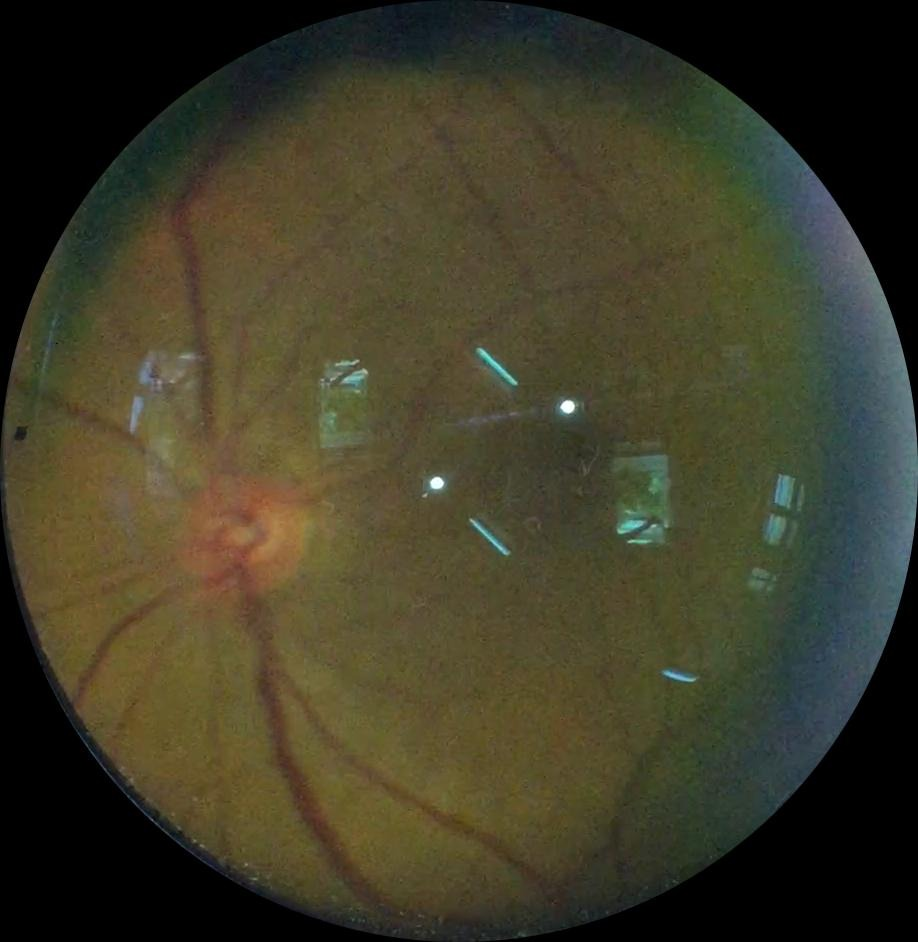
#> input picture project/experiments/C001R_Cut/C001R04.jpg, 918 x 942 px
$ python -i experiment03.py   (imports and definitions only)
#> lines starting #> are read from the running program, lines starting #| are printed output that depends on the picture
#> further down, picture is the input picture: shape (942, 918, 3); mean B, G, R 40.1, 59.7, 62.4
from utils import  load_image, show_image, load_images, show_image_row, print_progress_bar, get_retina_mask, get_hsv_colors
import cv2
import numpy as np
import sys
import matplotlib.pyplot as plt
from mpl_toolkits.mplot3d import Axes3D
from matplotlib import cm
from matplotlib import colors

NUM_CLUSTERS = 5
CONTRAST_LIMIT = 4
# [1 line not run here, left out]

# [55 lines left out: functions run, cluster_image, get_features, not called in this run]


def create_matcher():
    bf = cv2.BFMatcher(cv2.NORM_HAMMING, crossCheck=False)
    return bf

def enhance_contrast_image(img:np.array):
    lab = cv2.cvtColor(img, cv2.COLOR_BGR2LAB)
#> lab: shape (942, 918, 3); mean of channels 0, 1, 2 64.1, 126, 140
    l, a, b = cv2.split(lab)
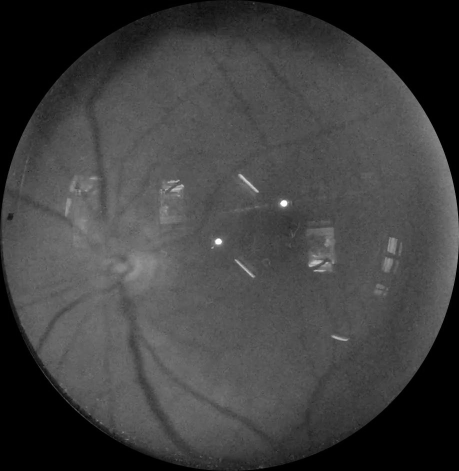
#> l: shape (942, 918) (shown at 1/2 size); min 0, max 254, mean 64.1
    clahe = cv2.createCLAHE(clipLimit=CONTRAST_LIMIT, tileGridSize=(8, 8))
    cl = clahe.apply(l)
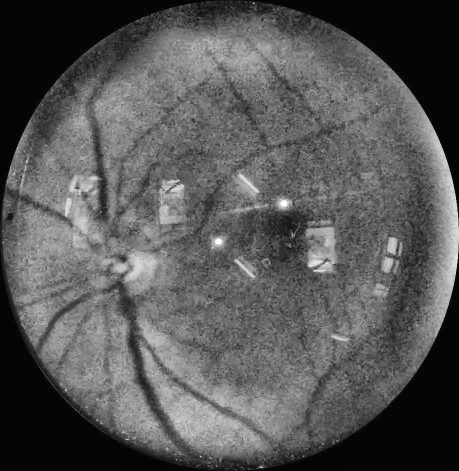
#> cl: shape (942, 918) (shown at 1/2 size); min 4, max 255, mean 87
    #cl = cv2.equalizeHist(l)
    ca = clahe.apply(a)
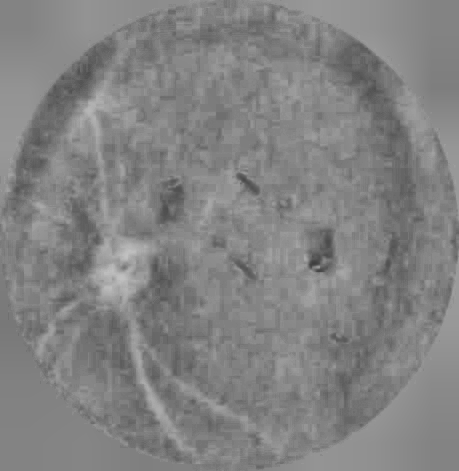
#> ca: shape (942, 918) (shown at 1/2 size); min 60, max 194, mean 130.2
    cb = clahe.apply(b)
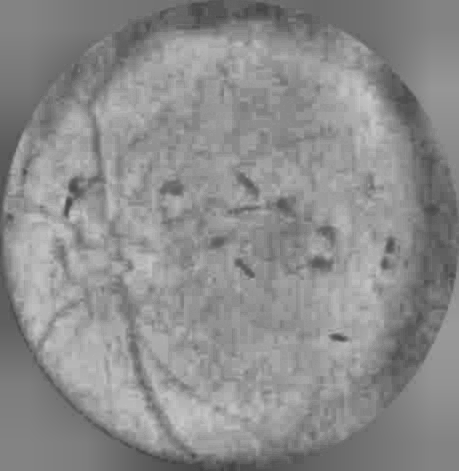
#> cb: shape (942, 918) (shown at 1/2 size); min 64, max 203, mean 140.4

    limg = cv2.merge((cl, a, b))
#> limg: shape (942, 918, 3); mean of channels 0, 1, 2 87, 126, 140
    final = cv2.cvtColor(limg, cv2.COLOR_LAB2BGR)
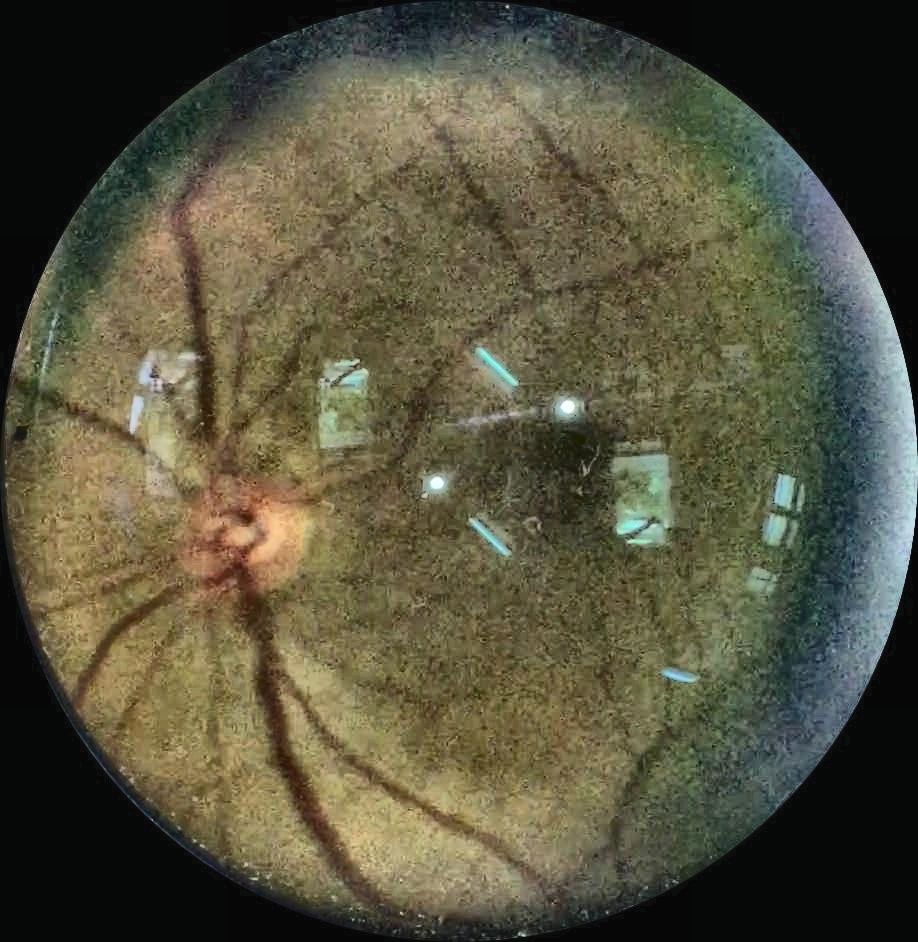
#> final: shape (942, 918, 3); mean B, G, R 61.7, 82.2, 85.2
    return final


# [15 lines left out: function visualize_color_space, not called in this run]

'''
Experimenting with clustering / anomaliy detection
'''
# [5 lines not run here, left out]

>>> import cv2
>>> picture = cv2.imread('C001R_Cut/C001R04.jpg')
>>> result = enhance_contrast_image(picture)

$ run again, on project/experiments/C001R_Cut/C001R02.jpg
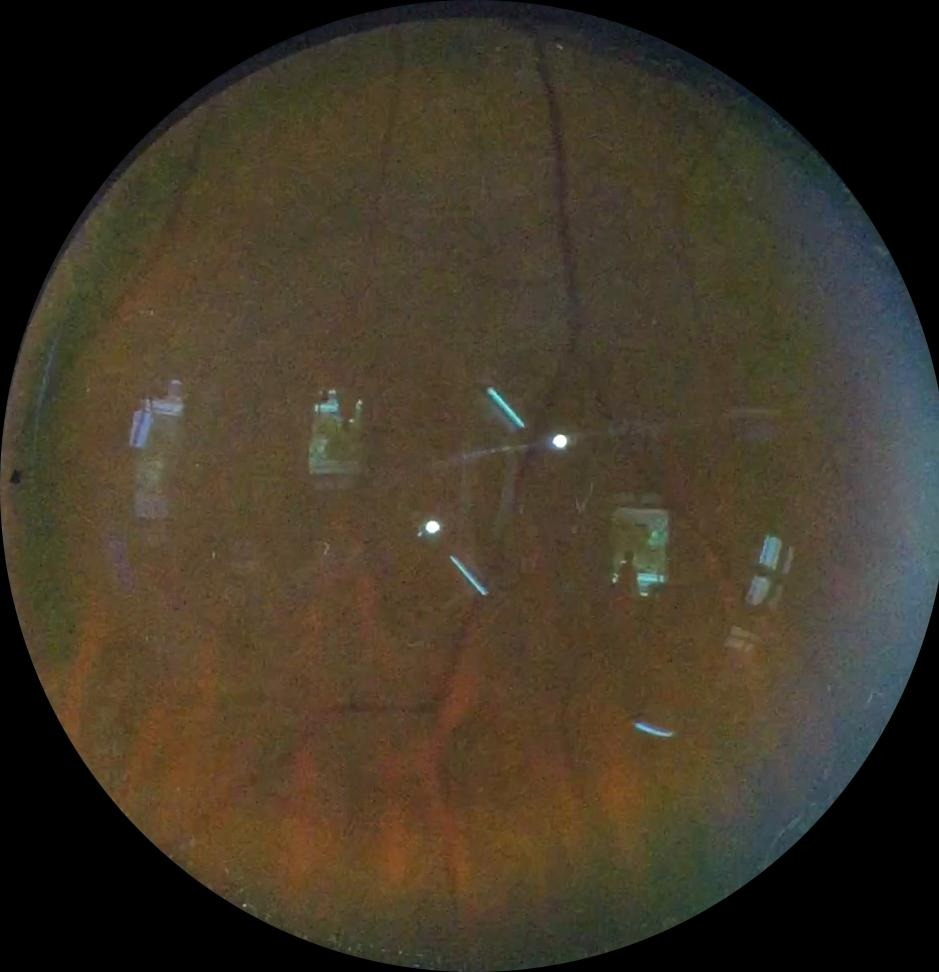
#> input picture project/experiments/C001R_Cut/C001R02.jpg, 939 x 972 px
#> picture is the input picture: shape (972, 939, 3); mean B, G, R 39.7, 54.8, 63.7
#> lab: shape (972, 939, 3); mean of channels 0, 1, 2 60.7, 129.6, 138.6
#> in enhance_contrast_image, `cb = clahe.apply(b)`:
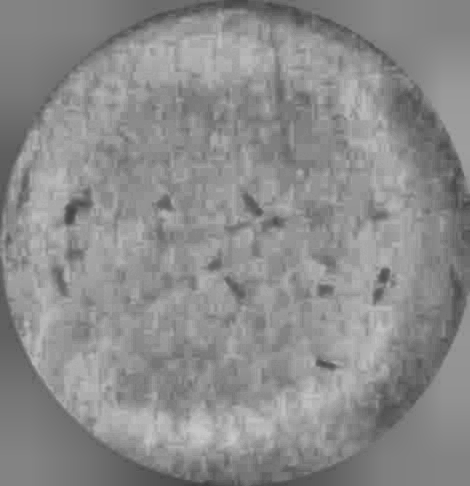
#> cb: shape (972, 939) (shown at 1/2 size); min 61, max 202, mean 139.9
#> limg: shape (972, 939, 3); mean of channels 0, 1, 2 81.7, 129.6, 138.6
#> in enhance_contrast_image, `final = cv2.cvtColor(limg, cv2.COLOR_LAB2BGR)`:
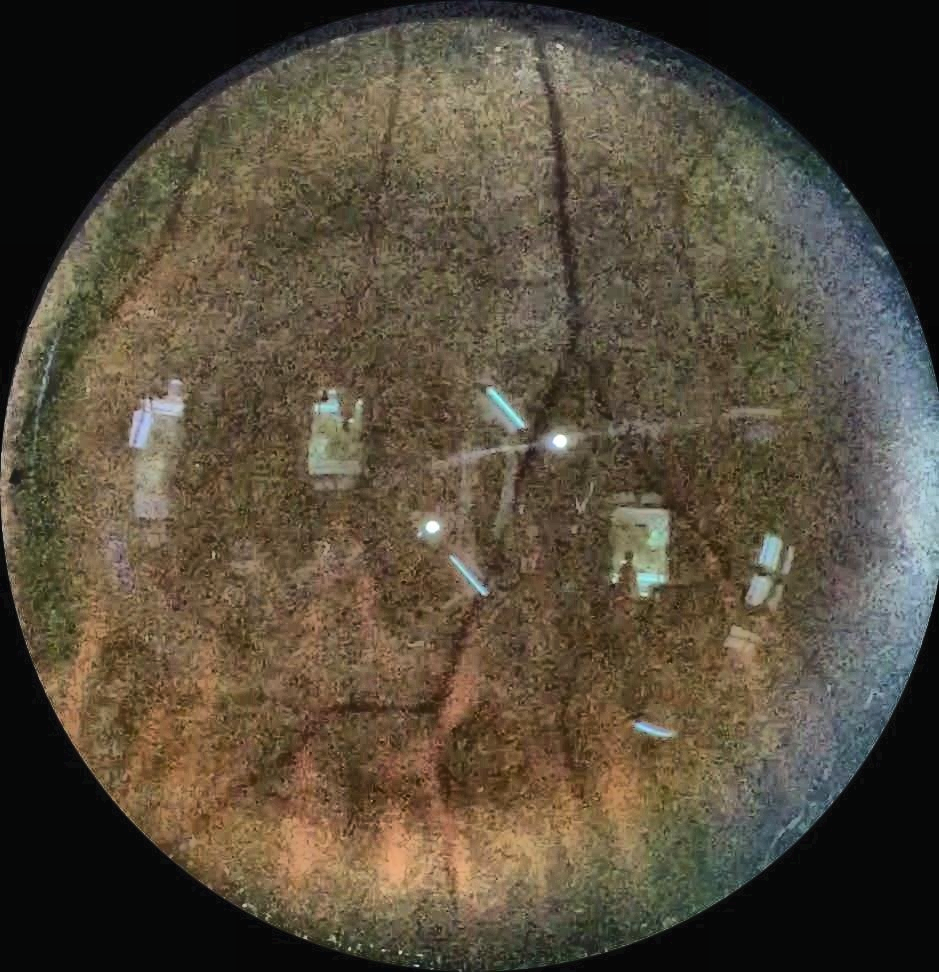
#> final: shape (972, 939, 3); mean B, G, R 59.4, 75.2, 84.6

$ run again, on project/experiments/C001R_Cut/C001R03.jpg
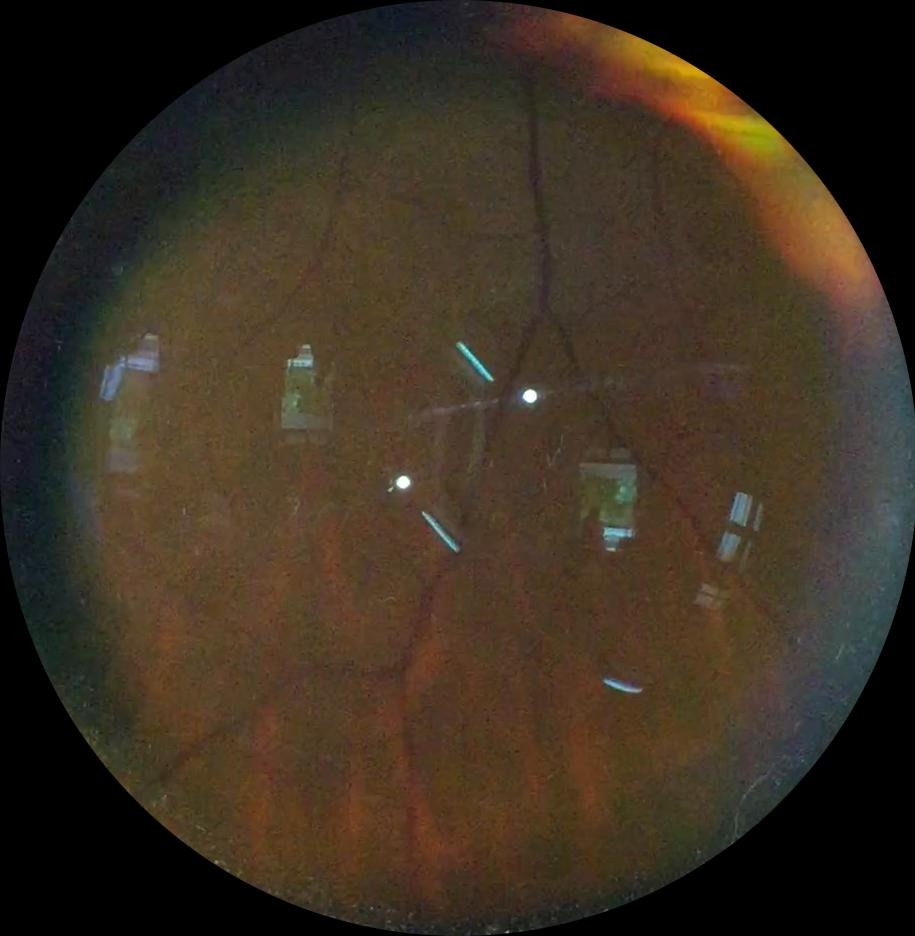
#> input picture project/experiments/C001R_Cut/C001R03.jpg, 915 x 936 px
#> picture is the input picture: shape (936, 915, 3); mean B, G, R 34, 47.6, 59.2
#> lab: shape (936, 915, 3); mean of channels 0, 1, 2 53.5, 131.2, 138.2
#> in enhance_contrast_image, `cb = clahe.apply(b)`:
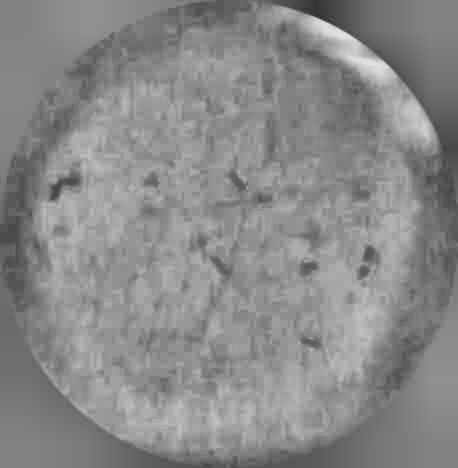
#> cb: shape (936, 915) (shown at 1/2 size); min 43, max 227, mean 137
#> limg: shape (936, 915, 3); mean of channels 0, 1, 2 78.2, 131.2, 138.2
#> in enhance_contrast_image, `final = cv2.cvtColor(limg, cv2.COLOR_LAB2BGR)`:
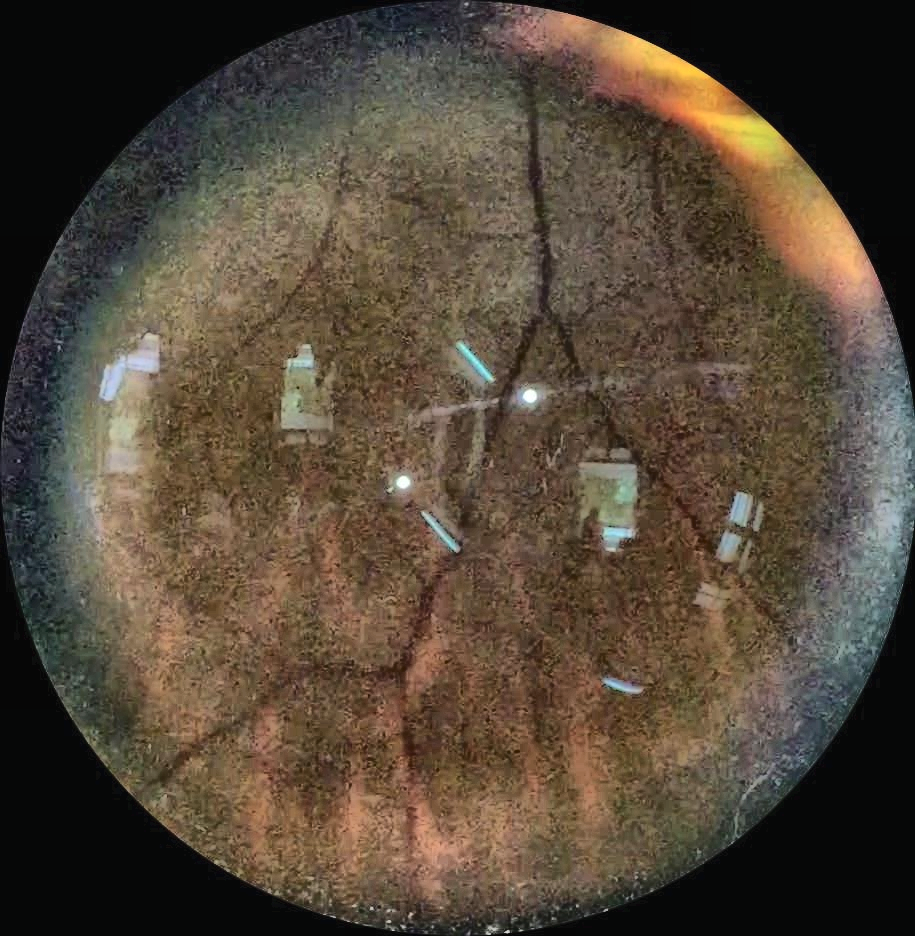
#> final: shape (936, 915, 3); mean B, G, R 56.7, 71.1, 83.6
